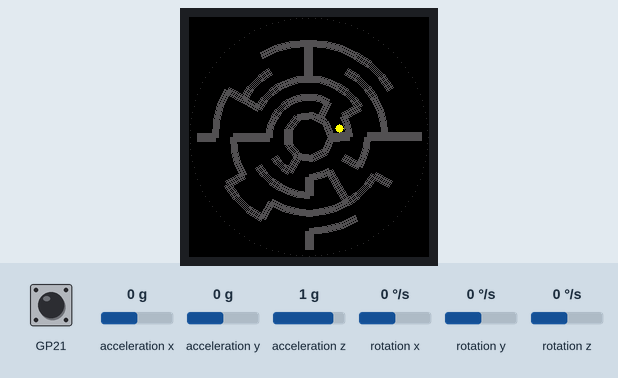
This program was run on a simulated Raspberry Pi Pico running MicroPython. On the bench: 240×240 colour display. Inputs (shaded band) come from the test bench; at power-on: acceleration y 0 g, GP21 HIGH, acceleration x 0 g, acceleration z 1 g, rotation x 0 °/s, rotation y 0 °/s, rotation z 0 °/s. Random numbers come from a fixed seed.

Above: at 1.5 s.
1.6 s: acceleration y set to -1.4 g
At 2.9 s:
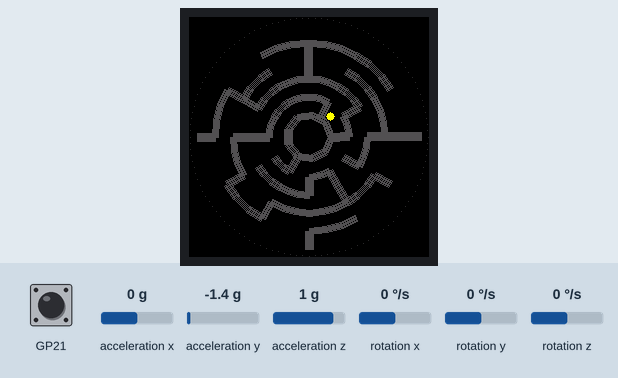
3.2 s: GP21 pulled LOW for 0.15 s
At 3.8 s:
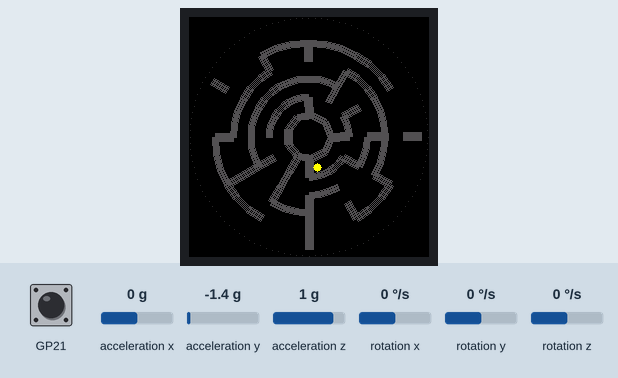
4.9 s: acceleration x set to -1.4 g
6.4 s: GP21 pulled LOW for 1 s
At 8.7 s:
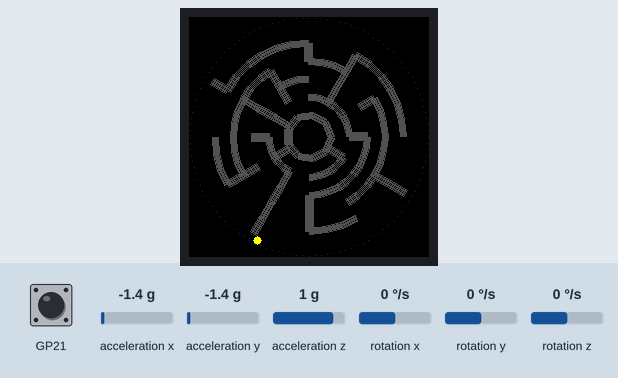
Timing chart, 0 to 9.0 s (numbered marks = the images above; inputs shaded):
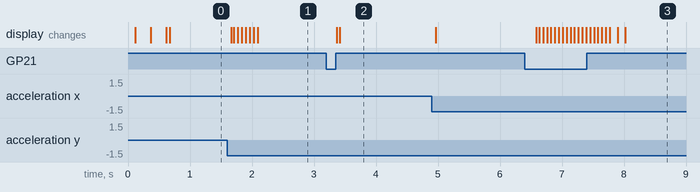

Measured:
- after the input at 1.6 s, the display: first changes after 0.06 s (image 1 shows a later state)
- after the input at 3.2 s, the display: first changes after 0.16 s (image 2 shows a later state)
- after the input at 6.4 s, the display: first changes after 0.18 s (image 3 shows a later state)

The program:

60_runballsMazeRound.py
```python
# polar_maze_oneball_fast.py
# Waveshare 1.28" Round LCD (240x240) + CST816T touch + QMI8658 IMU
# Features:
#   - One-ball "tilt labyrinth" physics (fast)
#   - Polar (ring + radial) maze generation (perfect maze)
#   - Tap screen to regenerate a new maze
#   - Static background drawn once per maze; per-frame restores background buffer if available

import time, math , touch
from hw import LCD, IMU ,TP

# --- Random (MicroPython usually has urandom) ---
try:
    import urandom as random
except ImportError:
    import random

# ----------------------------
# Hardware init
# ----------------------------


# Touch init (robust across minor driver naming differences)
Touch = TP
Touch = None
try:
    Touch = touch.Touch_CST816T(mode=0, LCD=LCD)
except Exception:
    try:
        Touch = touch.CST816T(mode=0, LCD=LCD)
    except Exception:
        Touch = None

W, H = 240, 240
CX, CY = 120, 120
R_BOUND = 120

# Colors
c_bg   = LCD.color(0, 0, 0)
c_ring = LCD.color(40, 40, 40)
c_wall = LCD.color(80, 80, 80)
c_ball = LCD.color(255, 255, 0)

# ----------------------------
# Physics parameters (tune)
# ----------------------------
ACC_SCALE = 880.0   # tilt -> px/s^2
DAMP = 0.995        # air damping (closer to 1 = more slippery)
FRICTION = 0.010    # low-speed friction
DEAD = 0.05         # deadzone (small tilt won't move)

BOUNCE_WALL = 0.55
BOUNCE_SEG  = 0.45
WALL_FRICTION = 0.88

# ----------------------------
# Maze parameters (tune for performance)
# ----------------------------
MAZE_RINGS   = 5
MAZE_SECTORS = 12
MAZE_R_INNER = 22
MAZE_R_OUTER = 112
MAZE_THICK   = 8
MAZE_SEG_LEN = 14  # bigger => fewer segments => faster

# Tap debounce
last_tap_ms = 0
TAP_COOLDOWN_MS = 350

# ----------------------------
# Helpers
# ----------------------------
def _rand_int(n):
    try:
        return random.getrandbits(16) % n
    except Exception:
        return int(time.ticks_ms() % n)

def _get_lcd_writable_buffer(lcd):
    """
    Try to get the internal framebuffer buffer so we can snapshot/restore
    the static background quickly. If not available, we fall back to full redraw.
    """
    def _ok(b):
        # writable bytearray or writable memoryview
        if isinstance(b, bytearray):
            return True
        if isinstance(b, memoryview) and not getattr(b, "readonly", True):
            return True
        return False

    for name in ("buffer", "buf", "_buffer", "_buf"):
        b = getattr(lcd, name, None)
        if _ok(b):
            return b

    for fb_name in ("framebuf", "fb", "_framebuf"):
        fb = getattr(lcd, fb_name, None)
        if fb is not None:
            b = getattr(fb, "buf", None)
            if _ok(b):
                return b

    return None

LCD_BUF = _get_lcd_writable_buffer(LCD)
BG_SNAPSHOT = None

def runDot(r, x, y, color):
    x = int(x); y = int(y)
    for i in range(-r, r + 1):
        for j in range(-r, r + 1):
            if i*i + j*j <= r*r:
                xi = x + i
                yj = y + j
                if 0 <= xi < W and 0 <= yj < H:
                    LCD.pixel(xi, yj, color)

def draw_circle_ring(cx, cy, r, col):
    # step=3 to reduce draw cost
    for deg in range(0, 360, 3):
        rad = math.radians(deg)
        px = int(cx + r * math.cos(rad))
        py = int(cy + r * math.sin(rad))
        if 0 <= px < W and 0 <= py < H:
            LCD.pixel(px, py, col)

def draw_thick_line(x1, y1, x2, y2, thick, col):
    dx = x2 - x1
    dy = y2 - y1
    L = math.sqrt(dx*dx + dy*dy)
    if L == 0:
        return
    nx = -dy / L
    ny =  dx / L
    half = int(thick) // 2
    for k in range(-half, half + 1):
        ox = int(nx * k)
        oy = int(ny * k)
        LCD.line(int(x1 + ox), int(y1 + oy), int(x2 + ox), int(y2 + oy), col)

def polar_to_xy(r, a):
    return (CX + r * math.cos(a), CY + r * math.sin(a))

def _add_wall(walls, x1, y1, x2, y2, thick):
    # Precompute AABB for faster collision culling
    minx = x1 if x1 < x2 else x2
    maxx = x2 if x2 > x1 else x1
    miny = y1 if y1 < y2 else y2
    maxy = y2 if y2 > y1 else y1
    walls.append((x1, y1, x2, y2, thick, minx, maxx, miny, maxy))

def add_arc_segments(walls, r, a0, a1, thick, seg_len=14):
    da = a1 - a0
    if da < 0:
        da += 2 * math.pi
    arc_len = abs(r * da)
    n = max(3, int(arc_len / seg_len))
    for k in range(n):
        aa0 = a0 + da * (k / n)
        aa1 = a0 + da * ((k + 1) / n)
        x0, y0 = polar_to_xy(r, aa0)
        x1, y1 = polar_to_xy(r, aa1)
        _add_wall(walls, x0, y0, x1, y1, thick)

def add_radial_segment(walls, a, r0, r1, thick):
    x0, y0 = polar_to_xy(r0, a)
    x1, y1 = polar_to_xy(r1, a)
    _add_wall(walls, x0, y0, x1, y1, thick)

def generate_polar_maze(rings, sectors, r_inner, r_outer, thick, seg_len):
    # rings rings => rings+1 radius boundaries
    r_edges = [r_inner + (r_outer - r_inner) * i / rings for i in range(rings + 1)]
    dtheta = 2 * math.pi / sectors

    out_wall = [[True for _ in range(sectors)] for _ in range(rings - 1)]
    cw_wall  = [[True for _ in range(sectors)] for _ in range(rings)]
    visited  = [[False for _ in range(sectors)] for _ in range(rings)]

    stack = [(0, _rand_int(sectors))]
    visited[stack[0][0]][stack[0][1]] = True

    def neighbors(r, s):
        nb = []
        nb.append((r, (s + 1) % sectors, "cw"))
        nb.append((r, (s - 1) % sectors, "ccw"))
        if r < rings - 1: nb.append((r + 1, s, "out"))
        if r > 0:         nb.append((r - 1, s, "in"))
        return nb

    while stack:
        r, s = stack[-1]
        cand = []
        for nr, ns, d in neighbors(r, s):
            if not visited[nr][ns]:
                cand.append((nr, ns, d))
        if not cand:
            stack.pop()
            continue

        nr, ns, d = cand[_rand_int(len(cand))]

        if d == "out":
            out_wall[r][s] = False
        elif d == "in":
            out_wall[r - 1][s] = False
        elif d == "cw":
            cw_wall[r][s] = False
        elif d == "ccw":
            cw_wall[r][(s - 1) % sectors] = False

        visited[nr][ns] = True
        stack.append((nr, ns))

    walls = []

    # Center island (full ring)
    add_arc_segments(walls, r_edges[0], 0, 2*math.pi, thick, seg_len=seg_len)

    # Arc walls between rings
    for r in range(rings - 1):
        rr = r_edges[r + 1]
        for s in range(sectors):
            if out_wall[r][s]:
                a0 = s * dtheta
                a1 = (s + 1) * dtheta
                add_arc_segments(walls, rr, a0, a1, thick, seg_len=seg_len)

    # Radial walls
    for r in range(rings):
        r0 = r_edges[r]
        r1 = r_edges[r + 1]
        for s in range(sectors):
            if cw_wall[r][s]:
                a = (s + 1) * dtheta
                add_radial_segment(walls, a, r0, r1, thick)

    return walls

def collide_with_outer_circle(b):
    dx = b["x"] - CX
    dy = b["y"] - CY
    dist = math.sqrt(dx*dx + dy*dy)
    max_r = R_BOUND - b["r"]
    if dist > max_r and dist > 0:
        nx = dx / dist
        ny = dy / dist
        b["x"] = CX + nx * max_r
        b["y"] = CY + ny * max_r
        vn = b["vx"]*nx + b["vy"]*ny
        b["vx"] = b["vx"] - (1.0 + BOUNCE_WALL) * vn * nx
        b["vy"] = b["vy"] - (1.0 + BOUNCE_WALL) * vn * ny
        b["vx"] *= 0.92
        b["vy"] *= 0.92

def collide_ball_with_segment(b, wall):
    # wall: (x1,y1,x2,y2,th,minx,maxx,miny,maxy)
    x1, y1, x2, y2, thick, minx, maxx, miny, maxy = wall
    px = b["x"]; py = b["y"]

    rad = b["r"] + (thick * 0.5)

    # AABB early reject
    if px < (minx - rad) or px > (maxx + rad) or py < (miny - rad) or py > (maxy + rad):
        return

    vx = x2 - x1; vy = y2 - y1
    wx = px - x1; wy = py - y1
    vv = vx*vx + vy*vy
    if vv == 0:
        return

    t = (wx*vx + wy*vy) / vv
    if t < 0.0: t = 0.0
    elif t > 1.0: t = 1.0

    cxp = x1 + t * vx
    cyp = y1 + t * vy

    dx = px - cxp
    dy = py - cyp
    d2 = dx*dx + dy*dy
    if d2 >= rad*rad:
        return

    dist = math.sqrt(d2) if d2 > 0 else 0.0001
    nx = dx / dist
    ny = dy / dist

    overlap = rad - dist
    b["x"] += nx * overlap
    b["y"] += ny * overlap

    vn = b["vx"]*nx + b["vy"]*ny
    if vn < 0:
        b["vx"] = b["vx"] - (1.0 + BOUNCE_SEG) * vn * nx
        b["vy"] = b["vy"] - (1.0 + BOUNCE_SEG) * vn * ny
        b["vx"] *= WALL_FRICTION
        b["vy"] *= WALL_FRICTION

def _is_tap():
    global last_tap_ms
    if Touch is None:
        return False

    now = time.ticks_ms()
    if time.ticks_diff(now, last_tap_ms) <= TAP_COOLDOWN_MS:
        return False

    # Method 1: Flag
    try:
        if getattr(Touch, "Flag", 0) == 1:
            try:
                Touch.Flag = 0
            except Exception:
                pass
            last_tap_ms = now
            return True
    except Exception:
        pass

    # Method 2: Gestures
    try:
        g = getattr(Touch, "Gestures", 0)
        if g:
            try:
                Touch.Gestures = 0
            except Exception:
                pass
            last_tap_ms = now
            return True
    except Exception:
        pass

    # Method 3: get_point / Get_Point
    for fn_name in ("get_point", "Get_Point"):
        try:
            fn = getattr(Touch, fn_name, None)
            if fn:
                p = fn()
                if p:
                    last_tap_ms = now
                    return True
        except Exception:
            pass

    return False

# ----------------------------
# Static background build + snapshot
# ----------------------------
WALLS = []

def build_static_background():
    global BG_SNAPSHOT
    LCD.fill_rect(0, 0, W, H, c_bg)
    draw_circle_ring(CX, CY, R_BOUND - 1, c_ring)
    for wall in WALLS:
        x1, y1, x2, y2, th = wall[0], wall[1], wall[2], wall[3], wall[4]
        draw_thick_line(x1, y1, x2, y2, th, c_wall)
    LCD.show()

    # Snapshot the internal buffer for fast restore each frame
    if LCD_BUF is not None:
        try:
            BG_SNAPSHOT = bytearray(LCD_BUF)
        except Exception:
            BG_SNAPSHOT = None
    else:
        BG_SNAPSHOT = None

def restore_background_fast():
    if BG_SNAPSHOT is None or LCD_BUF is None:
        return False
    try:
        LCD_BUF[:] = BG_SNAPSHOT
        return True
    except Exception:
        return False

# ----------------------------
# Ball state (one ball)
# ----------------------------
ball = {"x": float(CX), "y": float(CY), "vx": 0.0, "vy": 0.0, "r": 4, "c": c_ball}

def spawn_ball():
    dr = (MAZE_R_OUTER - MAZE_R_INNER) / MAZE_RINGS
    r_spawn = MAZE_R_INNER + dr * 0.55
    a = (_rand_int(MAZE_SECTORS) + 0.5) * (2 * math.pi / MAZE_SECTORS)
    x, y = polar_to_xy(r_spawn, a)
    ball["x"] = x
    ball["y"] = y
    ball["vx"] = 0.0
    ball["vy"] = 0.0

def regen_maze():
    global WALLS
    WALLS = generate_polar_maze(
        rings=MAZE_RINGS,
        sectors=MAZE_SECTORS,
        r_inner=MAZE_R_INNER,
        r_outer=MAZE_R_OUTER,
        thick=MAZE_THICK,
        seg_len=MAZE_SEG_LEN
    )
    spawn_ball()
    build_static_background()

# First maze
regen_maze()

# ----------------------------
# Main loop
# ----------------------------
last_ms = time.ticks_ms()

while True:
    if _is_tap():
        regen_maze()

    now_ms = time.ticks_ms()
    dt = time.ticks_diff(now_ms, last_ms) / 1000.0
    last_ms = now_ms
    if dt <= 0:
        dt = 0.01
    if dt > 0.05:
        dt = 0.05

    # Read IMU once
    xg, yg, zg, gx, gy, gz = IMU.Read_XYZ()
    # Normalize to reduce dynamic accel impact
    gmag = math.sqrt(xg*xg + yg*yg + zg*zg)
    if gmag > 0:
        xg /= gmag
        yg /= gmag

    # Deadzone
    if abs(xg) < DEAD: xg = 0.0
    if abs(yg) < DEAD: yg = 0.0

    # Tilt -> plane acceleration
    # If direction feels inverted, flip signs here:
    ax =  yg * ACC_SCALE
    ay = -xg * ACC_SCALE

    # Restore background (fast) or fallback full redraw
    if not restore_background_fast():
        # Fallback: slower but always correct
        LCD.fill_rect(0, 0, W, H, c_bg)
        draw_circle_ring(CX, CY, R_BOUND - 1, c_ring)
        for wall in WALLS:
            x1, y1, x2, y2, th = wall[0], wall[1], wall[2], wall[3], wall[4]
            draw_thick_line(x1, y1, x2, y2, th, c_wall)

    # Physics integrate
    ball["vx"] += ax * dt
    ball["vy"] += ay * dt

    ball["vx"] *= DAMP
    ball["vy"] *= DAMP

    spd = math.sqrt(ball["vx"]*ball["vx"] + ball["vy"]*ball["vy"])
    if spd < 30:
        ball["vx"] *= (1.0 - FRICTION)
        ball["vy"] *= (1.0 - FRICTION)

    ball["x"] += ball["vx"] * dt
    ball["y"] += ball["vy"] * dt

    # Collisions
    collide_with_outer_circle(ball)
    for wall in WALLS:
        collide_ball_with_segment(ball, wall)
    collide_with_outer_circle(ball)

    # Draw ball
    runDot(ball["r"], ball["x"], ball["y"], ball["c"])

    LCD.show()
    time.sleep_ms(10)
```

hw.py
```python
# hw.py
import touch
# ===== LCD =====
LCD = touch.LCD_1inch28()
LCD.set_bl_pwm(15535)
# ===== IMU =====
IMU = touch.QMI8658()
# ===== Touch Panel =====
TP = touch.Touch_CST816T(mode=1, LCD=LCD)
TP.Mode = 1
TP.Set_Mode(1)
```

Source omitted: touch.py (23937 bytes)
